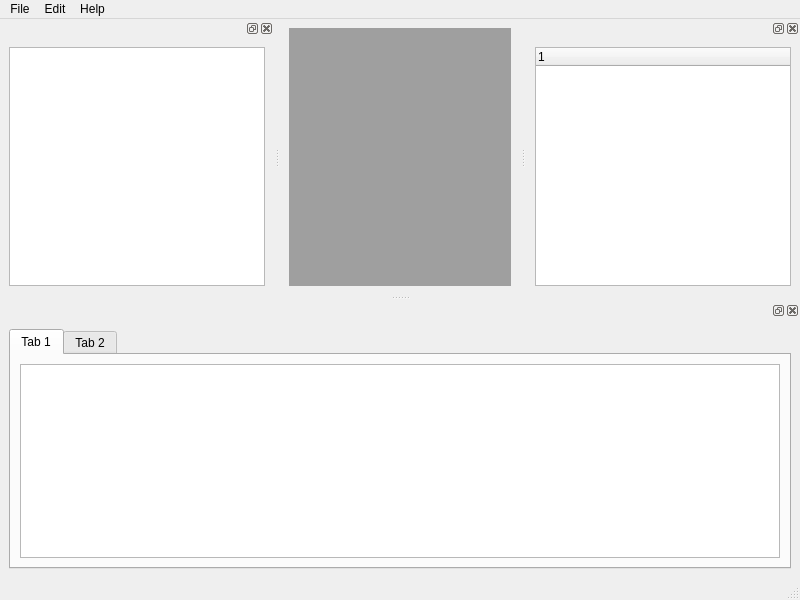
<?xml version="1.0" encoding="UTF-8"?>
<ui version="4.0">
 <class>MainWindow</class>
 <widget class="QMainWindow" name="MainWindow">
  <property name="geometry">
   <rect>
    <x>0</x>
    <y>0</y>
    <width>800</width>
    <height>600</height>
   </rect>
  </property>
  <property name="windowTitle">
   <string>MainWindow</string>
  </property>
  <widget class="QWidget" name="centralwidget">
   <property name="enabled">
    <bool>true</bool>
   </property>
   <layout class="QVBoxLayout" name="verticalLayout">
    <item>
     <widget class="QMdiArea" name="mdiArea"/>
    </item>
   </layout>
  </widget>
  <widget class="QMenuBar" name="menubar">
   <property name="geometry">
    <rect>
     <x>0</x>
     <y>0</y>
     <width>800</width>
     <height>22</height>
    </rect>
   </property>
   <widget class="QMenu" name="menuFile">
    <property name="title">
     <string>File</string>
    </property>
    <addaction name="actionNew"/>
    <addaction name="separator"/>
    <addaction name="actionOpen"/>
    <addaction name="actionExit_2"/>
   </widget>
   <widget class="QMenu" name="menuHelp">
    <property name="title">
     <string>Help</string>
    </property>
    <addaction name="actionAbout"/>
    <addaction name="actionHelp"/>
   </widget>
   <widget class="QMenu" name="menuEdit">
    <property name="title">
     <string>Edit</string>
    </property>
    <addaction name="actionCopy"/>
   </widget>
   <addaction name="menuFile"/>
   <addaction name="menuEdit"/>
   <addaction name="menuHelp"/>
  </widget>
  <widget class="QStatusBar" name="statusbar"/>
  <widget class="QDockWidget" name="dockWidget">
   <attribute name="dockWidgetArea">
    <number>1</number>
   </attribute>
   <widget class="QWidget" name="dockWidgetContents">
    <layout class="QHBoxLayout" name="horizontalLayout">
     <item>
      <widget class="QListWidget" name="listWidget">
       <property name="sizePolicy">
        <sizepolicy hsizetype="Preferred" vsizetype="Preferred">
         <horstretch>0</horstretch>
         <verstretch>0</verstretch>
        </sizepolicy>
       </property>
      </widget>
     </item>
    </layout>
   </widget>
  </widget>
  <widget class="QDockWidget" name="dockWidget_2">
   <attribute name="dockWidgetArea">
    <number>2</number>
   </attribute>
   <widget class="QWidget" name="dockWidgetContents_2">
    <layout class="QHBoxLayout" name="horizontalLayout_3">
     <item>
      <widget class="QTreeWidget" name="treeWidget">
       <column>
        <property name="text">
         <string notr="true">1</string>
        </property>
       </column>
      </widget>
     </item>
    </layout>
   </widget>
  </widget>
  <widget class="QDockWidget" name="dockWidget_3">
   <property name="sizePolicy">
    <sizepolicy hsizetype="MinimumExpanding" vsizetype="MinimumExpanding">
     <horstretch>0</horstretch>
     <verstretch>0</verstretch>
    </sizepolicy>
   </property>
   <attribute name="dockWidgetArea">
    <number>8</number>
   </attribute>
   <widget class="QWidget" name="dockWidgetContents_3">
    <layout class="QHBoxLayout" name="horizontalLayout_2">
     <item>
      <widget class="QTabWidget" name="tabWidget">
       <property name="sizePolicy">
        <sizepolicy hsizetype="Minimum" vsizetype="Minimum">
         <horstretch>0</horstretch>
         <verstretch>0</verstretch>
        </sizepolicy>
       </property>
       <property name="currentIndex">
        <number>0</number>
       </property>
       <widget class="QWidget" name="tab">
        <attribute name="title">
         <string>Tab 1</string>
        </attribute>
        <layout class="QVBoxLayout" name="verticalLayout_2">
         <item>
          <widget class="QTextEdit" name="textEdit"/>
         </item>
        </layout>
       </widget>
       <widget class="QWidget" name="tab_2">
        <attribute name="title">
         <string>Tab 2</string>
        </attribute>
        <layout class="QVBoxLayout" name="verticalLayout_3">
         <item>
          <widget class="QCalendarWidget" name="calendarWidget"/>
         </item>
        </layout>
       </widget>
      </widget>
     </item>
    </layout>
   </widget>
  </widget>
  <action name="actionNew">
   <property name="icon">
    <iconset resource="unone.qrc">
     <normaloff>:/res/lepre.ico</normaloff>:/res/lepre.ico</iconset>
   </property>
   <property name="text">
    <string>New</string>
   </property>
  </action>
  <action name="actionExit">
   <property name="icon">
    <iconset resource="unone.qrc">
     <normaloff>:/res/color.ico</normaloff>:/res/color.ico</iconset>
   </property>
   <property name="text">
    <string>Exit</string>
   </property>
  </action>
  <action name="actionAbout">
   <property name="icon">
    <iconset resource="unone.qrc">
     <normaloff>:/res/gold.ico</normaloff>:/res/gold.ico</iconset>
   </property>
   <property name="text">
    <string>About</string>
   </property>
  </action>
  <action name="actionOpen">
   <property name="icon">
    <iconset resource="unone.qrc">
     <normaloff>:/res/color.ico</normaloff>:/res/color.ico</iconset>
   </property>
   <property name="text">
    <string>Open</string>
   </property>
  </action>
  <action name="actionHelp">
   <property name="text">
    <string>Help</string>
   </property>
  </action>
  <action name="actionCopy">
   <property name="text">
    <string>Copy</string>
   </property>
  </action>
  <action name="actionExit2">
   <property name="text">
    <string>Exit2</string>
   </property>
  </action>
  <action name="actionExit_2">
   <property name="icon">
    <iconset resource="unone.qrc">
     <normaloff>:/res/lepre.ico</normaloff>:/res/lepre.ico</iconset>
   </property>
   <property name="text">
    <string>Exit</string>
   </property>
  </action>
 </widget>
 <resources>
  <include location="unone.qrc"/>
 </resources>
 <connections/>
</ui>
